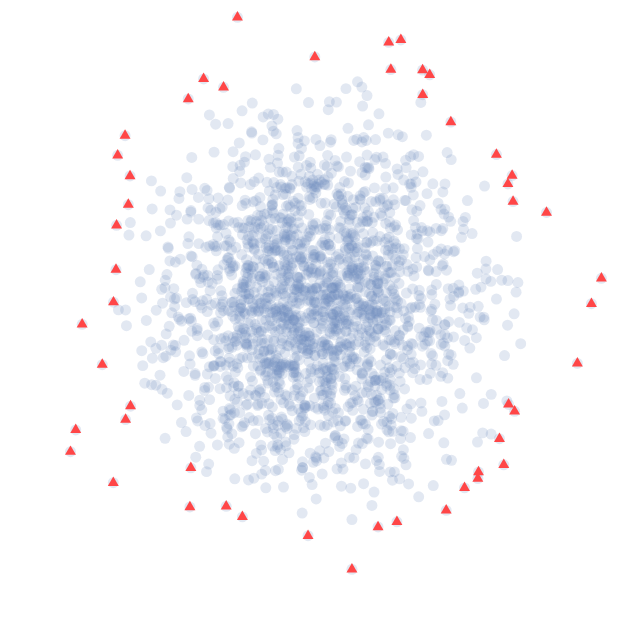

Write notebook code for a chart like this one.
### Code cell
frame = (
    alt.Chart(pd.DataFrame({"x": V[all_langs, 0], "y": V[all_langs, 1]}))
    .mark_point(filled=True, color="#6C8EBF", opacity=0.2)
    .encode(
        # x=alt.X("x").axis(domain=False, labels=False, ticks=False, title=None),
        x=alt.X("x", axis=None),
        y=alt.Y("y", axis=None),
    )
)
sample = (
    alt.Chart(pd.DataFrame({"x": V[maxsum_sample, 0], "y": V[maxsum_sample, 1]}))
    .mark_point(filled=True, color="#FF4647", opacity=1, shape="triangle")
    .encode(
        x=alt.X("x", axis=None),
        y=alt.Y("y", axis=None),
    )
)
maxsum_plot = frame + sample
maxsum_plot.configure_axis(grid=True, domain=False).configure_view(strokeWidth=0)

### Figure 1 — Vega-Lite specification as saved in the notebook (floating-point values rounded to 4 significant figures; data arrays with more than 128 entries replaced by an {"elided": "..."} marker saying what was removed)
{"config": {"view": {"continuousWidth": 300, "continuousHeight": 300, "strokeWidth": 0}, "axis": {"domain": false, "grid": true}}, "layer": [{"data": {"name": "data-b5dccf03121035956c24c286eecaed2c"}, "mark": {"type": "point", "color": "#6C8EBF", "filled": true, "opacity": 0.2}, "encoding": {"x": {"axis": null, "field": "x", "type": "quantitative"}, "y": {"axis": null, "field": "y", "type": "quantitative"}}}, {"data": {"name": "data-d5f9d7c6e565218d07b04c433534e6f9"}, "mark": {"type": "point", "color": "#FF4647", "filled": true, "opacity": 1, "shape": "triangle"}, "encoding": {"x": {"axis": null, "field": "x", "type": "quantitative"}, "y": {"axis": null, "field": "y", "type": "quantitative"}}}], "$schema": "https://vega.github.io/schema/vega-lite/v5.16.3.json", "datasets": {"data-b5dccf03121035956c24c286eecaed2c": {"elided": "2000 records"}, "data-d5f9d7c6e565218d07b04c433534e6f9": [{"x": 38.85, "y": 3.935}, {"x": -31.94, "y": -16.3}, {"x": -9.672, "y": 34.38}, {"x": 5.592, "y": -30.02}, {"x": 12.12, "y": 31.74}, {"x": -31.23, "y": -13.76}, {"x": 35.65, "y": -5.995}, {"x": -24.66, "y": 20.57}, {"x": 37.53, "y": 0.9649}, {"x": -26.23, "y": -19.92}, {"x": 10.5, "y": 31.46}, {"x": 18.16, "y": -23.14}, {"x": -25.64, "y": 18.28}, {"x": 25.84, "y": -17.82}, {"x": -30.38, "y": -1.44}, {"x": 31.54, "y": 11.61}, {"x": -16.01, "y": -22.75}, {"x": -14.19, "y": 27.19}, {"x": 15.96, "y": 27.68}, {"x": 22.38, "y": -19.43}, {"x": -27.7, "y": -6.146}, {"x": 26.95, "y": 15.92}, {"x": -0.2617, "y": -26.1}, {"x": -16.23, "y": 24.85}, {"x": 15.01, "y": 28.22}, {"x": 11.59, "y": -24.48}, {"x": -24.59, "y": -12.55}, {"x": 27.28, "y": -11.59}, {"x": -24.0, "y": 15.87}, {"x": 24.86, "y": 18.37}, {"x": -9.014, "y": -23.9}, {"x": 0.6413, "y": 29.75}, {"x": 20.6, "y": -20.52}, {"x": -25.79, "y": 10.12}, {"x": 22.47, "y": -18.67}, {"x": -11.53, "y": 26.22}, {"x": -11.17, "y": -22.67}, {"x": 26.39, "y": 14.94}, {"x": -23.93, "y": -10.99}, {"x": 10.78, "y": 28.29}, {"x": 25.26, "y": -14.79}, {"x": -24.22, "y": 12.52}, {"x": 9.073, "y": -25.08}, {"x": 27.07, "y": 12.89}, {"x": -26.2, "y": 1.143}, {"x": 15.03, "y": 25.35}, {"x": -25.87, "y": 4.94}, {"x": 26.48, "y": -10.78}, {"x": -15.89, "y": -18.19}, {"x": 18.78, "y": 22.16}]}}
